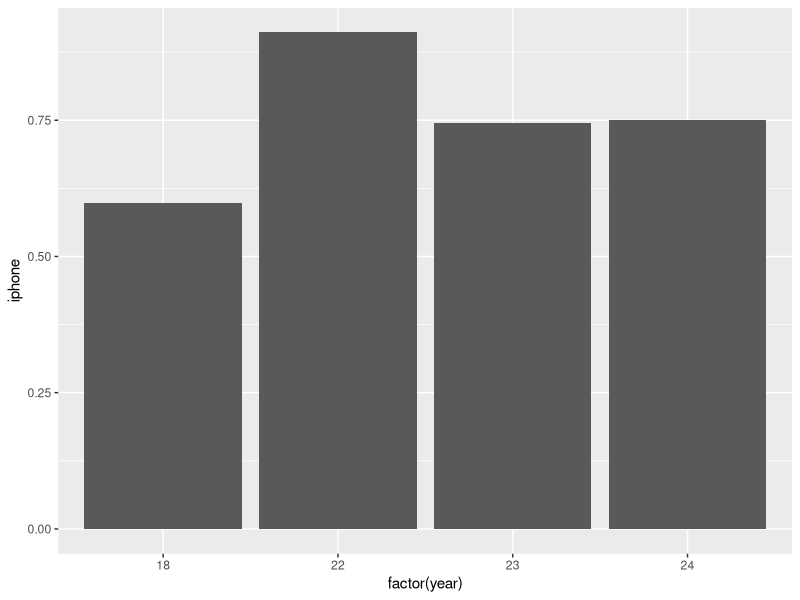
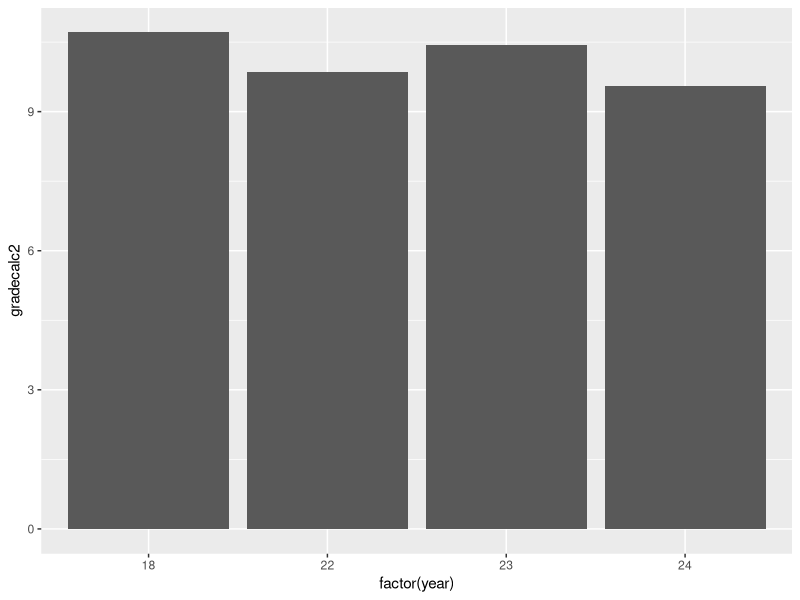
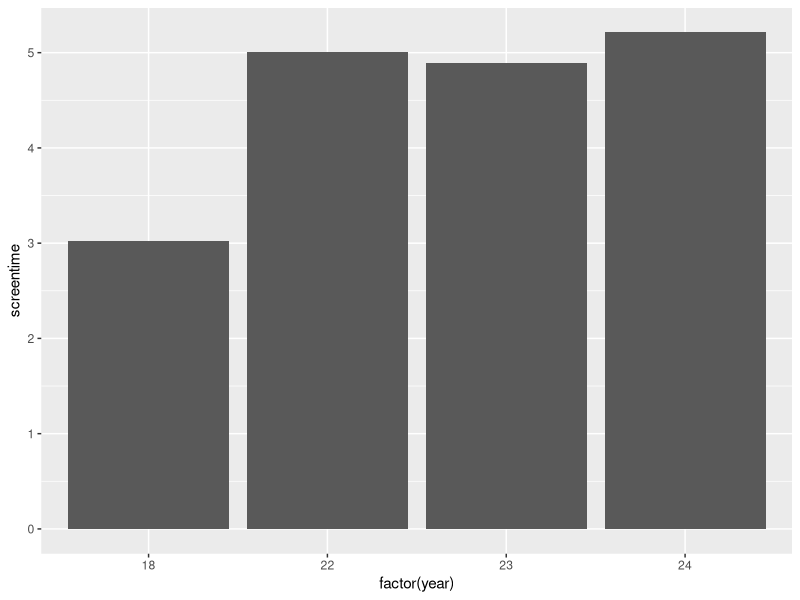
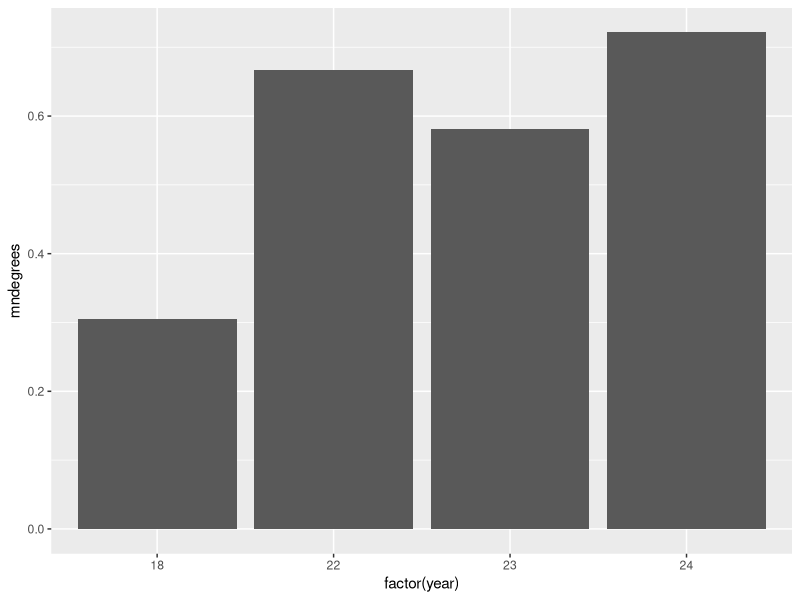
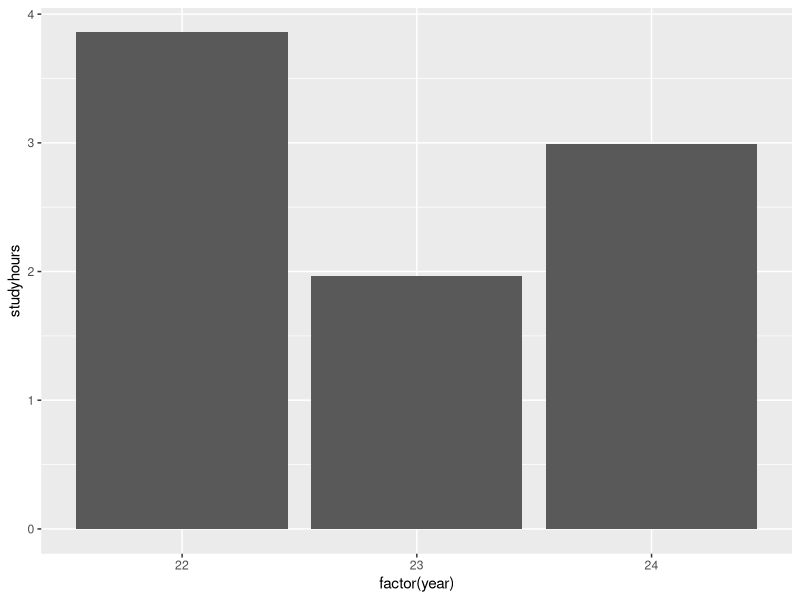
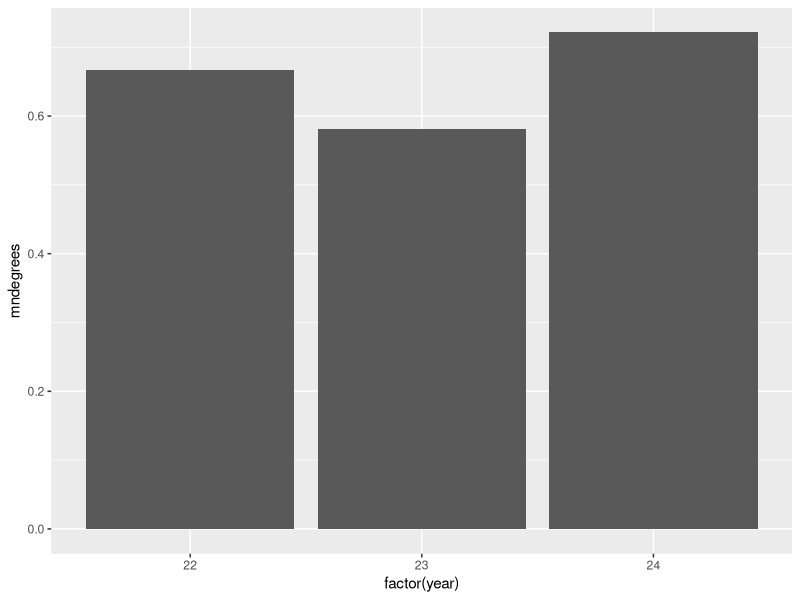
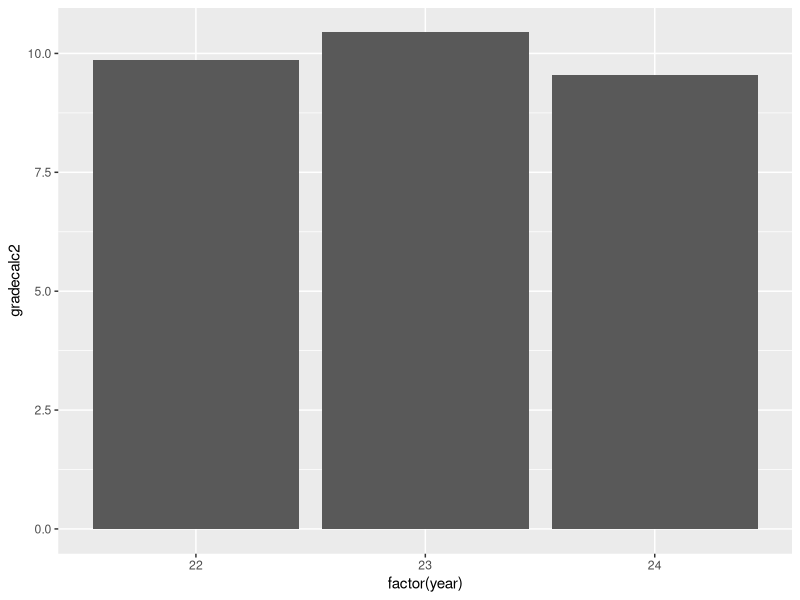

Write R code to recreate these figures, in order.
#PRELIM OBSERVATIONS
# What questions can we ask with this data?

# Load lib
library(tidyverse)
library(here)
library(chron)
library(readxl)
library(dplyr)

# Load files (5)
c1<- read_xlsx(here("MA231 TEN AM FALL 2022.xlsx"))
c2<- read_xlsx(here("MA231 ONE PM FALL 2022.xlsx"))
d1<- read_xlsx(here("MA232 NINE AM SPRING 2024.xlsx"))
d2<- read_xlsx(here("MA232 TWELVE PM SPRING 2024.xlsx"))
s<- read_xlsx(here("MA232 TWELVE PM SPRING 2023.xlsx"))

# Add more information to the files and combine them
# Add column describing the year, course name, and semester
c1 <- c1|> mutate(year = 22,
                  semester = 0, #fall = 0, spring = 1
                  time = times(paste0(10, ":00", ":00")),
                  coursecode = 231)
c2 <- c2|> mutate(year = 22,
                  semester = 0, #fall = 0, spring = 1
                  time = times(paste0(13, ":00", ":00")),
                  coursecode = 231) 
d1 <- d1|> mutate(year = 24,
                  semester = 1, #fall = 0, spring = 1
                  time = times(paste0(9, ":00", ":00")),
                  coursecode = 232,) 
d2 <- d2|> mutate(year = 24,
                  semester = 1, #fall = 0, spring = 1
                  time = times(paste0(12, ":00", ":00")),
                  coursecode = 232) 
s <- s|> mutate(year = 23,
                semester = 1, #fall = 0, spring =1
                time = times(paste0(12, ":00", ":00")),
                coursecode = 232) 

# Move newly added columns to the front
c1 <- c1|>relocate(c("year", "semester", "time", "coursecode"))
c2 <- c2|>relocate(c("year", "semester", "time", "coursecode"))
d1 <- d1|>relocate(c("year", "semester", "time", "coursecode"))
d2 <- d2|>relocate(c("year", "semester", "time", "coursecode"))
s <- s|>relocate(c("year", "semester", "time", "coursecode"))

# Combine sets
calc3total <- rbind(c1, c2)
diffeqtotal <- rbind(d1, d2, s)

# Moved columns around so dataset matches
calc3total <- calc3total|>relocate("gradecalc2", .after = "noprereq")
diffeqtotal <- diffeqtotal|>relocate("gradecalc2", .after = "noprereq")

# Bind all recent survey data
cols3 <- colnames(dplyr::select(calc3total, -one_of("gradediffeq", "diffeq", "noprereq", "gradecalc3")))
postCOVID <- rbind(
  subset(calc3total, select = cols3), 
  subset(diffeqtotal, select = cols3)
)

# We want to do meta analysis of past data
# Load data
preCOVID <- read_xlsx("datafor_r.xlsx")

# Clean
# time here is if the class is MWF or TuTh, where MWF is 1.
names(preCOVID) <- c("aem", "gradecalc1", "gradecalc2", "gradecalc3", "gradediffeq", "gpapr", "gradyr", "iphone", "time", "mjdegrees", "mndegrees", "NUniPre", "PhAlwys", "PhAwy", "PhDistr", "PhOnce", "screentime")
preCOVID <- preCOVID|> mutate(year = 18,
                  semester = 0, #fall = 0, spring = 1
                  coursecode = 330)
preCOVID <- preCOVID|>relocate(c("year", "semester", "time", "coursecode"))
preCOVID <- preCOVID|>relocate("mndegrees", .after = "iphone")

# rbind all together by common columns
common <- colnames(dplyr::select(postCOVID, c("year", "semester", "time", "coursecode", "iphone", "mndegrees", "gradecalc2", "screentime")))
all <- rbind(
  subset(preCOVID, select = common), 
  subset(postCOVID, select = common)
)

### GRAPHS
# Now do some general graphs throughout covid
ggplot(all, aes(x = factor(year), y = iphone)) + 
  geom_bar(stat = "summary", fun = "mean") 

ggplot(all, aes(x = factor(year), y = gradecalc2)) + 
  geom_bar(stat = "summary", fun = "mean")

ggplot(all, aes(x = factor(year), y = screentime)) + 
  geom_bar(stat = "summary", fun = "mean")

ggplot(all, aes(x=factor(year), y = mndegrees))+
  geom_bar(stat = "summary", fun = "mean")

# Some for only post COVID
ggplot(postCOVID, aes(x=factor(year), y = studyhours))+
  geom_bar(stat = "summary", fun = "mean")

ggplot(postCOVID, aes(x=factor(year), y = mndegrees))+
  geom_bar(stat = "summary", fun = "mean")

ggplot(postCOVID, aes(x=factor(year), y = gradecalc2))+
  geom_bar(stat = "summary", fun = "mean")

# Export needed files
library(openxlsx)
write.xlsx(calc3total, "calc3.xlsx")
write.xlsx(diffeqtotal, "diffeq.xlsx")
write.xlsx(all, "all.xlsx")
